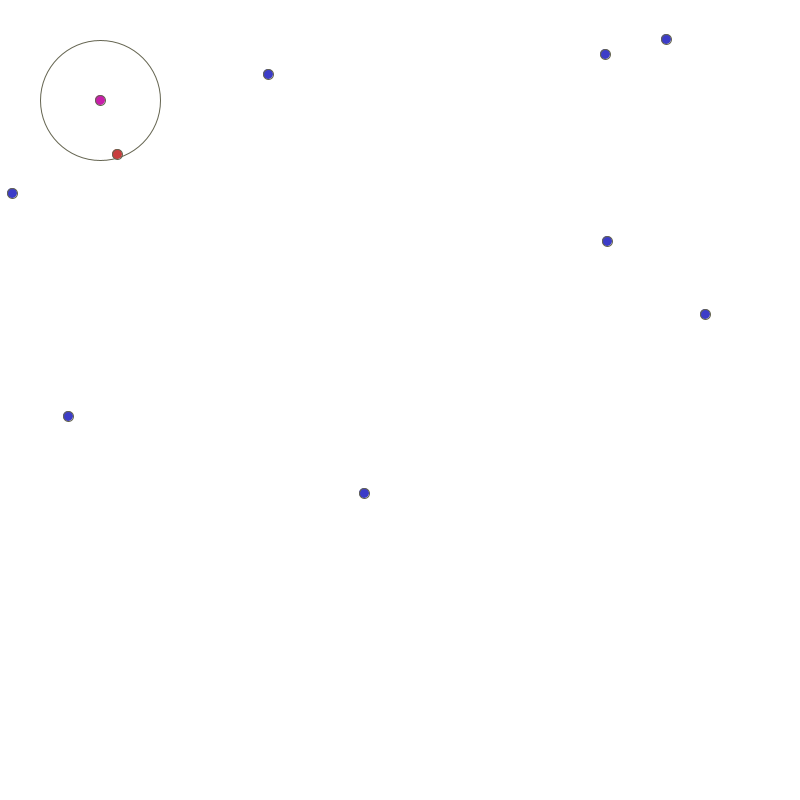
Frame 1 (no input)
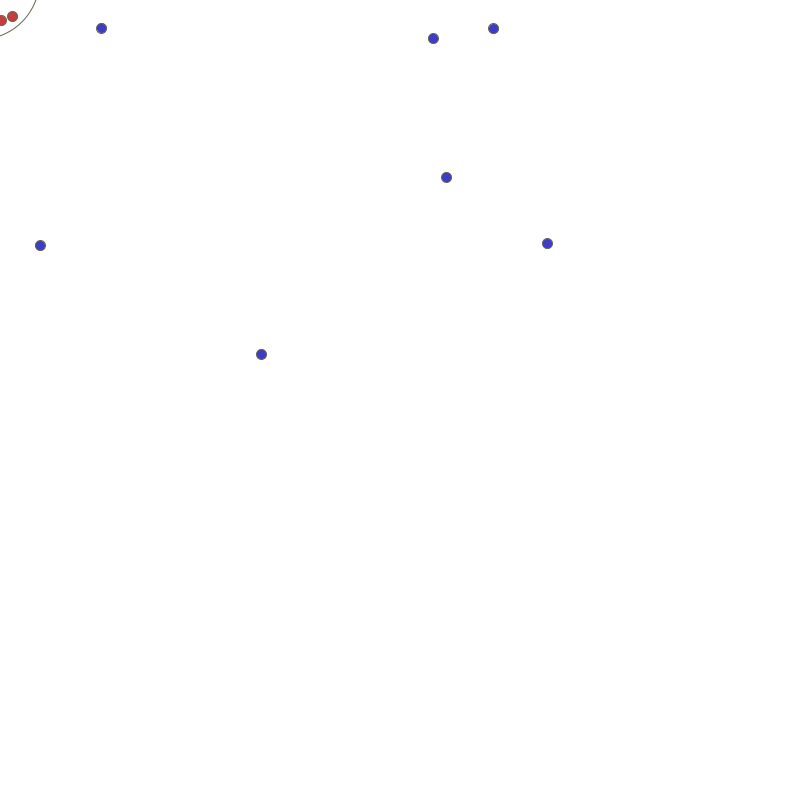
Frame 60 (the mouse pressed at the canvas centre just before this capture)
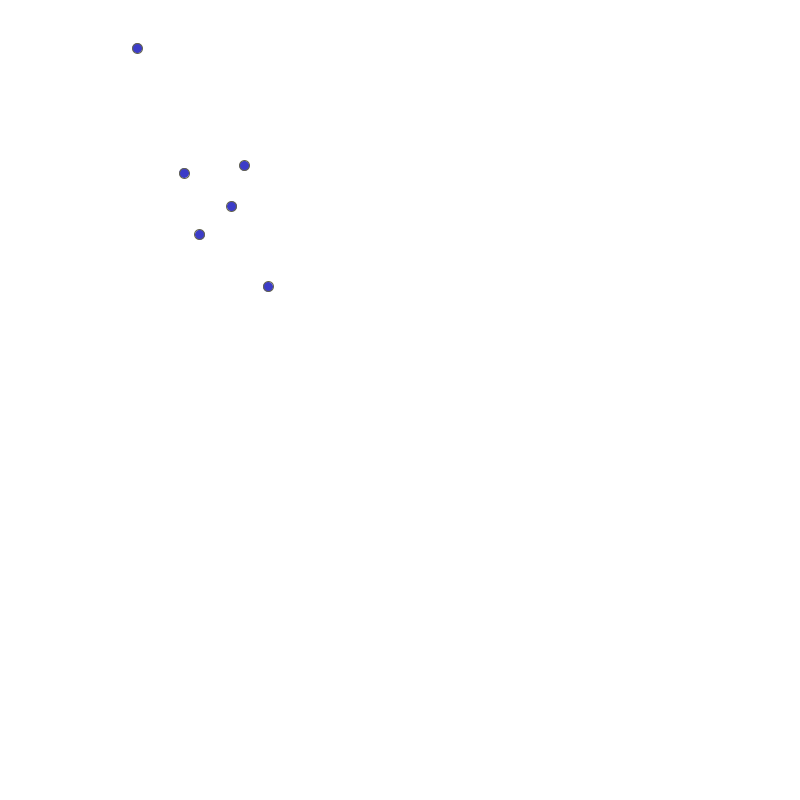
Frame 120 (the mouse held since frame 60 and released just before this capture)

The Processing sketch that drew these frames (run headless with seeded random() and noise(); from frame 60 on, the mouse is pressed at the canvas centre):

// Processing sketch: BoidAlignment
// ── BoidAlignment.pde

public static final float DEFAULT_NEIGHBOURHOOD_SIZE = 60;

int boidCount = 10;
ArrayList<Boid> boids = new ArrayList();


PVector ourBoidStart = new PVector(100, 100);
color ourBoidColour = color(200, 30, 170);
Boid ourBoid = new Boid((int)ourBoidStart.x, (int)ourBoidStart.y, ourBoidColour);

void setup() {
  size(800, 800);
  
  boids.add(ourBoid); //<>//
  for (int i = 1; i < boidCount; i++) {
    boids.add(new Boid());
  }
  
  
}

void draw() {
  background(255); //<>//
  
  noStroke();
  
  for (Boid b: boids) {
    if (b.equals(ourBoid)) {
      
      //drawNeighbourhood(b);
      
      stroke(100, 100, 80);
  noFill();
  circle(b.getPosition().x, b.getPosition().y, b.getNeighbourhood() * 2);
      
      fill(b.getColour());  
      circle( ourBoid.getPosition().x, ourBoid.getPosition().y, ourBoid.getSize());
      


    } else {
      if (ourBoid.inNeighbourhood(b)) {
        fill(200, 60, 60);  
      } else {
        fill(60, 60, 200);
      }
      circle( b.getPosition().x, b.getPosition().y, b.getSize());
    }
        
    
    ArrayList factors = new ArrayList();
    factors.add(new PVector(mouseX, mouseY));
    //factors.add(new PVector(400,400));
 
  
    b.updatePosition(factors);
    
  }
  
}

void drawNeighbourhood(Boid b) {
  println("N", b.getPosition().x, b.getPosition().y);
  stroke(100, 100, 80);
  noFill();
  circle(b.getPosition().x, b.getPosition().y, b.getNeighbourhood() * 2);
      
}

// ── Boid.pde
float accelerationMagnitude = 0.1;
float topSpeed = 5;
float size = 10;

class Boid {

  float neighbourhood;

  private color colour;

  private PVector position;
  private PVector velocity;
  private PVector acceleration;

  public Boid() {

    colour = color(random(255), random(255), random(255)); //<>//
    
    this.neighbourhood = DEFAULT_NEIGHBOURHOOD_SIZE;

    position = new PVector((int) random(width), (int) random(height));
    velocity = new PVector(0, 0);
    acceleration = new PVector(0, 0);
  }
  
  public Boid (int x, int y) {
    this(); //<>//
    position = new PVector(x, y);
  }
  
  public Boid(int x, int y, color c) {
    this(x, y); //<>//
    colour = c;
  }

  public Boid(int x, int y, int neighbourhood, color c) {
    this(x, y, c); //<>//
    this.neighbourhood = neighbourhood;

  }

  public PVector updateUrges(ArrayList<PVector> factors) {

    PVector totalUrge = PVector.sub(factors.get(0), position);

    for (int i = 1; i < factors.size(); i++) {
      totalUrge.add(PVector.sub(factors.get(i), position));
    }

    return totalUrge;
  }

  public void updatePosition(ArrayList<PVector> factors) {

    acceleration = updateUrges(factors);
    acceleration.setMag(accelerationMagnitude);

    velocity.add(acceleration);
    velocity.limit(topSpeed);
    position.add(velocity);
  }

  public boolean inCircle (float cX,
    float cY,
    float cR,
    float pX,
    float pY) {

    return cR > sqrt(pow((pX - cX), 2) + pow((pY - cY), 2));
  }

  public boolean inNeighbourhood(Boid b) {

    return inCircle(position.x, position.y, neighbourhood, b.position.x, b.position.y);
  }

  public ArrayList<Boid> findNeighbours(ArrayList<Boid> allBoids) {
    ArrayList<Boid> neighbours = new ArrayList<>();

    for (Boid b : allBoids) {
      if ((!b.equals(this)) && inNeighbourhood(b)) {
        neighbours.add(b);
      }
    }

    return neighbours;
  }
  
  public PVector getAlignmentUrge() {
    return getPosition();
  }



  public PVector getPosition() {
    return position;
  }
  
  public float getNeighbourhood() {
    return neighbourhood;
  }

  public color getColour() {
    return colour;
  }

  public float getSize() {
    return size;
  }
}
